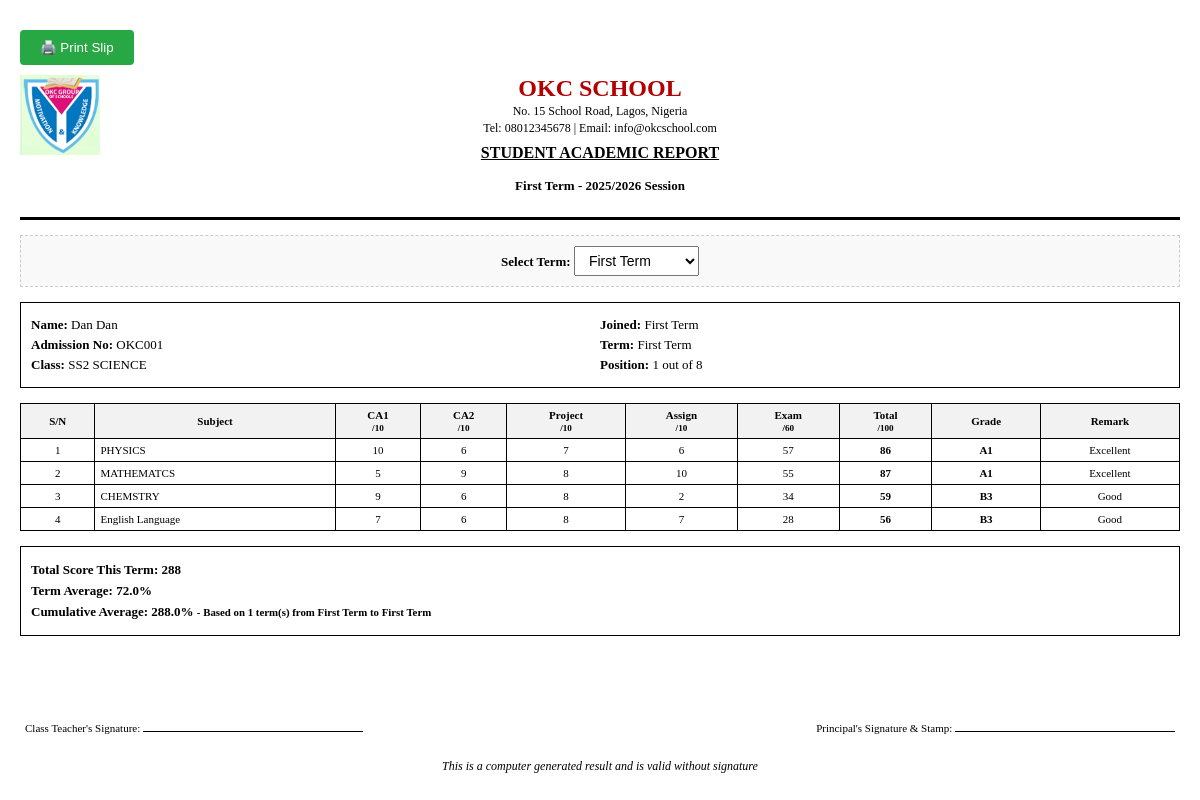
The app's page /teacher/teacher/admin/print-student/1/ (signed in) with its own data.
### results/models.py (models this page shows, shortened)
class Student(models.Model):
    admission_no = models.CharField(max_length=20, unique=True)
    full_name = models.CharField(max_length=100)
    student_class = models.CharField(max_length=10)
    arm = models.CharField(max_length=10)
    joined_term = models.CharField(max_length=20, choices=JOINED_TERM_CHOICES, default="First Term") # <-- ADD THIS

class Subject(models.Model):
    name = models.CharField(max_length=50)
    student_class = models.CharField(max_length=10)
    teachers = models.ManyToManyField(User, blank=True, related_name='subjects_taught')

### results/views.py (the view)
# urls.py: path('teacher/admin/print-student/<int:student_id>/', views.admin_print_student, name='admin_print_student'),
@staff_member_required
def admin_print_student(request, student_id):
    student = get_object_or_404(Student, id=student_id)
    TERM = request.GET.get('term', 'First Term')
    SESSION = '2025/2026'
    ALL_TERMS = ['First Term', 'Second Term', 'Third Term']
    if TERM not in ALL_TERMS: TERM = 'First Term'
    scores = Score.objects.filter(student=student, term=TERM, session=SESSION).select_related('subject')
    results_data = []
    term_total = 0
    for score in scores:
        score_total = score.ca1 + score.ca2 + score.project + score.assignment + score.exam
        term_total += score_total
        results_data.append({'subject': score.subject.name, 'ca1': score.ca1, 'ca2': score.ca2, 'project': score.project, 'assignment': score.assignment, 'exam': score.exam, 'total': score_total, 'grade': get_grade(score_total), 'remark': get_remark(score_total)})
    average = round(term_total / len(results_data), 2) if len(results_data) > 0 else 0
    current_term_index = ALL_TERMS.index(TERM)
    joined_index = ALL_TERMS.index(student.joined_term)
    terms_to_calculate = ALL_TERMS[joined_index:current_term_index + 1]
    divisor = len(terms_to_calculate)
    cumulative_total = 0
    for t in terms_to_calculate:
        t_scores = Score.objects.filter(student=student, term=t, session=SESSION)
        cumulative_total += sum(s.ca1 + s.ca2 + s.project + s.assignment + s.exam for s in t_scores)
    cumulative_avg = round(cumulative_total / divisor, 2) if divisor > 0 else 0
    all_students_in_class = Student.objects.filter(student_class=student.student_class)
    class_totals = []
    for s in all_students_in_class:
        s_scores = Score.objects.filter(student=s, term=TERM, session=SESSION)
        s_total = sum(sc.ca1 + sc.ca2 + sc.project + sc.assignment + sc.exam for sc in s_scores)
        class_totals.append({'student': s, 'total': s_total})
    class_totals.sort(key=lambda x: x['total'], reverse=True)
    position = 1
    for i, data in enumerate(class_totals):
        if data['student'].id == student.id: position = i + 1; break
    context = {'student': student, 'results_data': results_data, 'total_score': term_total, 'average': average, 'cumulative_avg': cumulative_avg, 'divisor': divisor, 'position': f"{position} out of {len(all_students_in_class)}", 'term': TERM, 'session': SESSION, 'all_terms': ALL_TERMS}
    return render(request, 'results/admin_print_student.html', context)

### results/views.py (called while the page is built)
def get_grade(score):
    if score >= 70: return "A1"
    elif score >= 60: return "B2"
    elif score >= 50: return "B3"
    elif score >= 45: return "C4"
    elif score >= 40: return "C5"
    elif score >= 35: return "C6"
    elif score >= 30: return "D7"
    elif score >= 25: return "E8"
    else: return "F9"

def get_remark(score):
    if score >= 70: return "Excellent"
    elif score >= 60: return "Very Good"
    elif score >= 50: return "Good"
    elif score >= 40: return "Credit"
    elif score >= 35: return "Pass"
    else: return "Fail"

### results/templates/results/admin_print_student.html (shortened to what this page needs)
{% load static %}
<!DOCTYPE html>
<html>
<head>
</head>
<body>
    <button class="print-btn" onclick="window.print()">🖨️ Print Slip</button>
    <div class="header">
        <img src="{% static 'images/logo.png' %}" alt="School Logo" class="logo">
        <h1 class="school-name">OKC SCHOOL</h1>
        <p class="school-address">No. 15 School Road, Lagos, Nigeria</p>
        <p class="school-address">Tel: 08012345678 | Email: info@okcschool.com</p>
        <h3 class="result-title">STUDENT ACADEMIC REPORT</h3>
        <p><strong>{{ term }} - {{ session }} Session</strong></p>
    </div>
    <div class="term-selector">
        <form method="get" style="display: inline-block;">
            <label for="term"><strong>Select Term: </strong></label>
            <select name="term" id="term" onchange="this.form.submit()" style="padding: 5px 10px; font-size: 14px;">
                {% for t in all_terms %}
                <option value="{{ t }}" {% if t == term %}selected{% endif %}>{{ t }}</option>
                {% endfor %}
            </select>
        </form>
    </div>
    <div class="student-info">
        <div>
            <p><strong>Name:</strong> {{ student.full_name }}</p>
            <p><strong>Admission No:</strong> {{ student.admission_no }}</p>
            <p><strong>Class:</strong> {{ student.student_class }} {{ student.arm }}</p>
        </div>
        <div>
            <p><strong>Joined:</strong> {{ student.joined_term }}</p>
            <p><strong>Term:</strong> {{ term }}</p>
            <p><strong>Position:</strong> {{ position }}</p>
        </div>
    </div>
    <table>
        <thead>
            <tr>
                <th>S/N</th>
                <th>Subject</th>
                <th>CA1<br><small>/10</small></th>
                <th>CA2<br><small>/10</small></th>
                <th>Project<br><small>/10</small></th>
                <th>Assign<br><small>/10</small></th>
                <th>Exam<br><small>/60</small></th>
                <th>Total<br><small>/100</small></th>
                <th>Grade</th>
                <th>Remark</th>
            </tr>
        </thead>
        <tbody>
            {% for item in results_data %}
            <tr>
                <td>{{ forloop.counter }}</td>
                <td class="subject">{{ item.subject }}</td>
                <td>{{ item.ca1 }}</td>
                <td>{{ item.ca2 }}</td>
                <td>{{ item.project }}</td>
                <td>{{ item.assignment }}</td>
                <td>{{ item.exam }}</td>
                <td><strong>{{ item.total }}</strong></td>
                <td><strong>{{ item.grade }}</strong></td>
                <td>{{ item.remark }}</td>
            </tr>
            {% empty %}
            <tr><td colspan="10">No scores entered for this term</td></tr>
            {% endfor %}
        </tbody>
    </table>
    <div class="summary">
        <p>Total Score This Term: {{ total_score }}</p>
        <p>Term Average: {{ average }}%</p>
        <p>Cumulative Average: {{ cumulative_avg }}% <small>- Based on {{ divisor }} term(s) from {{ student.joined_term }} to {{ term }}</small></p>
    </div>
    <div class="footer">
        <table style="border:none; width:100%;">
            <tr>
                <td style="border:none; text-align:left;">Class Teacher's Signature: <span class="signature-line"></span></td>
                <td style="border:none; text-align:right;">Principal's Signature & Stamp: <span class="signature-line"></span></td>
            </tr>
        </table>
        <p style="margin-top: 20px; font-style: italic;">This is a computer generated result and is valid without signature</p>
    </div>
</body>
</html>

### results/templates/results/admin_print_student.html (style rules this page uses)
body { font-family: 'Times New Roman', serif; margin: 20px; color: #000; font-size: 13px; }
.header { text-align: center; margin-bottom: 15px; border-bottom: 3px solid #000; padding-bottom: 10px; position: relative; }
.logo { width: 80px; height: 80px; position: absolute; left: 0; top: 0; }
.school-name { font-size: 24px; font-weight: bold; color: #b30000; margin: 0; text-transform: uppercase; }
.school-address { font-size: 12px; margin: 2px 0; }
.result-title { font-size: 16px; font-weight: bold; margin-top: 8px; text-decoration: underline; }
.term-selector { text-align: center; margin-bottom: 15px; padding: 10px; border: 1px dashed #ccc; background: #f9f9f9; }
.student-info { margin-bottom: 15px; border: 1px solid #000; padding: 10px; display: grid; grid-template-columns: 1fr 1fr; }
.student-info p { margin: 4px 0; }
table { width: 100%; border-collapse: collapse; margin-bottom: 15px; font-size: 11px; }
table, th, td { border: 1px solid #000; }
th, td { padding: 5px; text-align: center; }
th { background-color: #f2f2f2; font-weight: bold; }
td.subject { text-align: left; }
.summary { margin-top: 15px; border: 1px solid #000; padding: 10px; font-weight: bold; }
.summary p { margin: 5px 0; }
.footer { text-align: center; margin-top: 40px; font-size: 12px; }
.signature-line { margin-top: 50px; border-top: 1px solid #000; width: 220px; display: inline-block; }
.print-btn { background: #28a745; color: white; padding: 10px 20px; border: none; cursor: pointer; margin: 10px 0; border-radius: 4px; }

### records on screen
Student: full_name "Dan Dan", admission_no "OKC001", student_class "SS2", arm "SCIENCE", joined_term "First Term"
Subject: subject "PHYSICS"
Subject: subject "MATHEMATCS"
Subject: subject "CHEMSTRY"
Subject: subject "English Language"

### other values on screen
{{ term }} "First Term"
{{ session }} "2025/2026"
{{ position }} "1 out of 8"
{{ item.ca1 }} "10" "5" "9" "7"
{{ item.ca2 }} "6" "9" "6" "6"
{{ item.project }} "7" "8" "8" "8"
{{ item.assignment }} "6" "10" "2" "7"
{{ item.exam }} "57" "55" "34" "28"
{{ item.total }} "86" "87" "59" "56"
{{ item.grade }} "A1" "A1" "B3" "B3"
{{ item.remark }} "Excellent" "Excellent" "Good" "Good"
{{ total_score }} "288"
{{ average }} "72.0"
{{ cumulative_avg }} "288.0"
{{ divisor }} "1"
